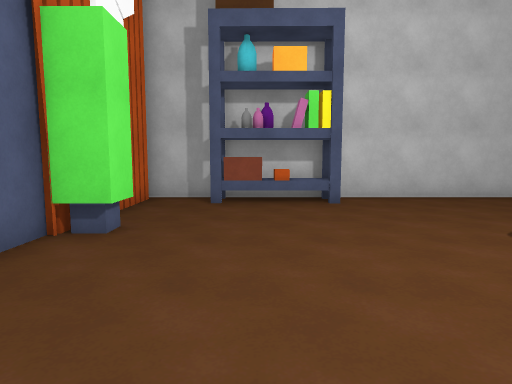
view 1 (above)

12 first-person views from a walk through a 3-D level made in the Unity game engine. The camera is 1.4 m above the floor, tilts 6° down and sees 75° across. Doors are open. The floor is counted in squares, 1 m on a side. Each view is taken from the middle of a square. On the plan, view 1 faces up. The plan holds only what a view shows up to about 15 squares ahead; the rest is blank. The place goes on beyond the plan. Some animated figures are not drawn.

view 2
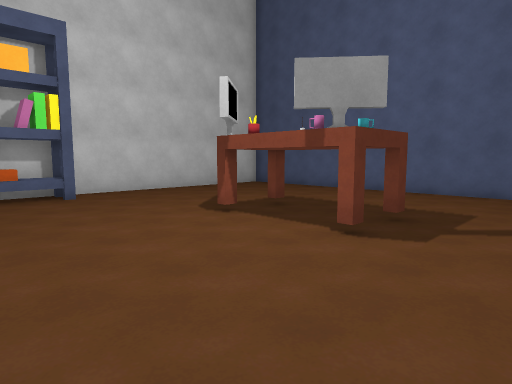

view 3
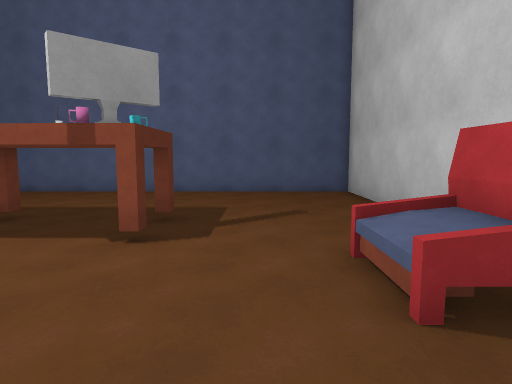

view 4
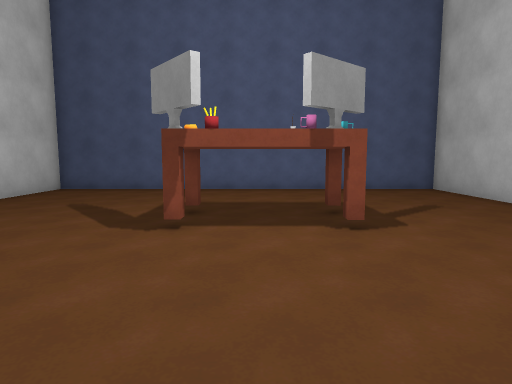

view 5
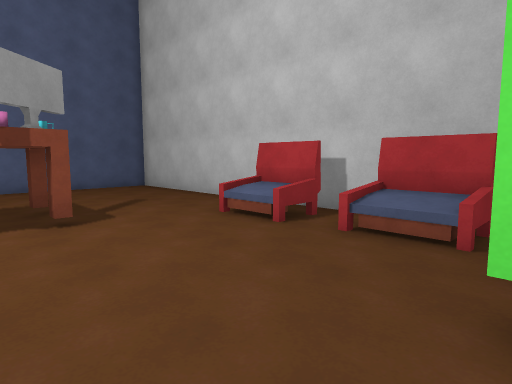

view 6
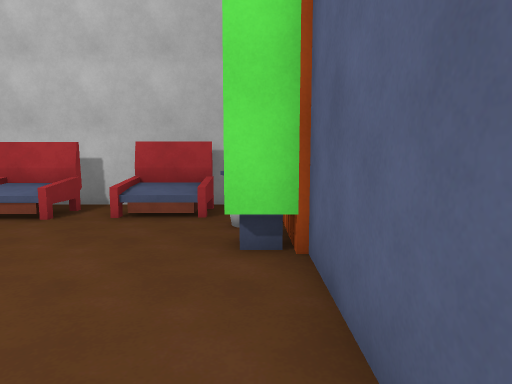

view 7
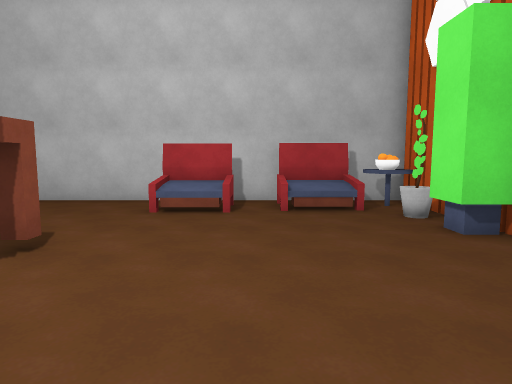

view 8
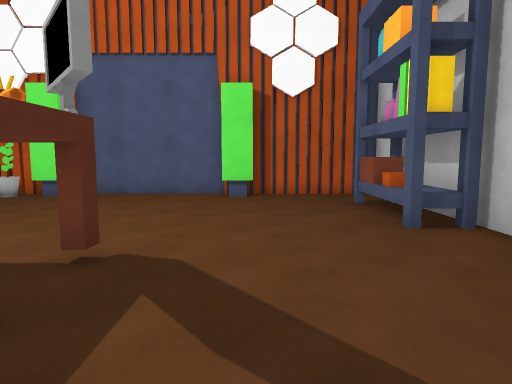

view 9
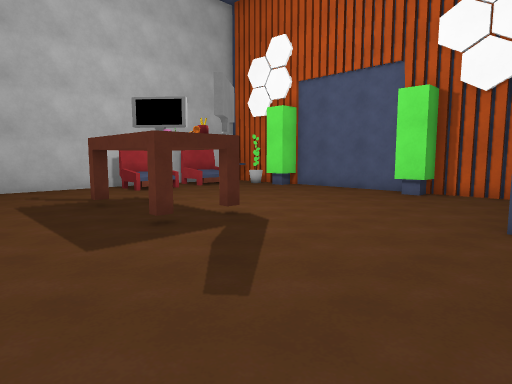

view 10
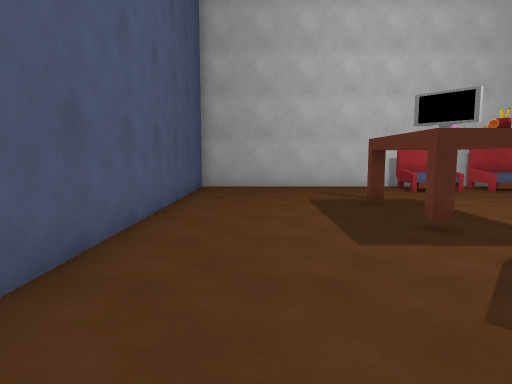

view 11
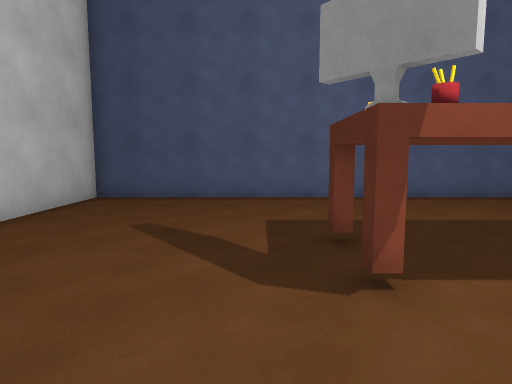

view 12
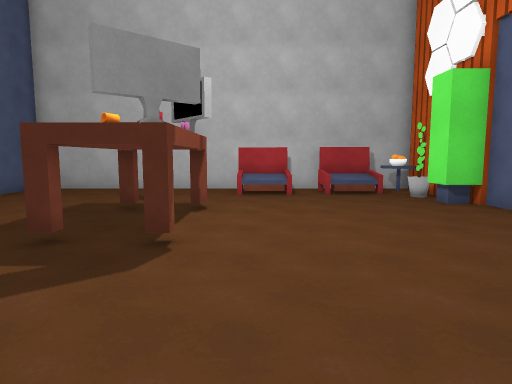

### Floor plan
Key: @ floor where view 1 was taken; # wall or solid block; . floor; = window, fence, low wall or low ledge; ^ raised ledge; T thing the floor can be seen under or through; O other object.
Columns run from 4 left of view 1 to 13 right of it. Each row starts with its distance up from view 1.
 12 ##################
 11 #..##=^..........#
 10 #..#=^^..........#
  9 #................#
  8 #................#
  7 ##...............#
  6 ##...............#
  5 #........T^......#
  4 #.......TTTT.....#
  3 #.......T  T.....#
  2 #.......T  T.....#
  1 #.......TTT......#
  0 ##..@............#
 -1 ##...............#
 -2 ##...............#
 -3 #^=OO.^^^........#
 -4 ##===.###........#
 -5 ##################

Where each view was taken, in squares from view 1:
view 1: 0 up, 0 right, facing up
view 2: 2 down, 1 left, facing up-right
view 3: 1 down, 1 left, facing right
view 4: 3 up, 2 left, facing right
view 5: 3 up, 3 left, facing down-right
view 6: 5 up, 3 left, facing down
view 7: 6 up, 1 right, facing down
view 8: 7 up, 9 right, facing left
view 9: 11 up, 10 right, facing down-left
view 10: 11 up, 10 right, facing down
view 11: 6 up, 1 right, facing right
view 12: 10 up, 3 right, facing down
